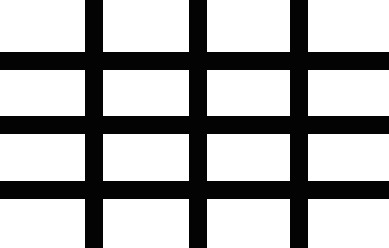
#> input picture media/img/map.jpg, 389 x 248 px
$ python sobel_grad.py   (older library calls are emulated)
#> lines starting #> are read from the running program, lines starting #| are printed output that depends on the picture
import cv2

if __name__ == '__main__':
    src = cv2.imread('../../media/img/map.jpg')
#> src is the input picture: shape (248, 389, 3); min 0, max 255, mean 172.8
    # dst = cv2.Sobel(src, -1, 1, 0)
    dst = cv2.Sobel(src, cv2.CV_32F, 1, 0)
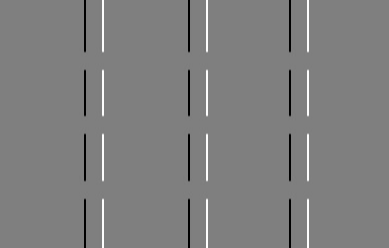
#> dst: shape (248, 389, 3) float32; min -1012, max 1017, mean 0; drawn with min black and max white
    dst = cv2.convertScaleAbs(dst)
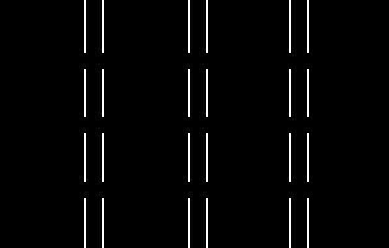
#> dst: shape (248, 389, 3); min 0, max 255, mean 6.6

    # dst1 = cv2.Sobel(src, -1, 0, 1)
    dst1 = cv2.Sobel(src, cv2.CV_32F, 0, 1)
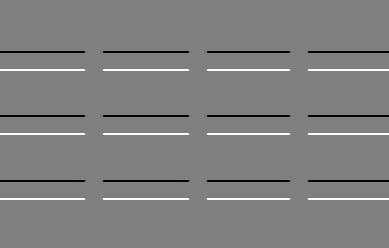
#> dst1: shape (248, 389, 3) float32; min -1016, max 1016, mean 0; drawn with min black and max white
    dst1 = cv2.convertScaleAbs(dst1)
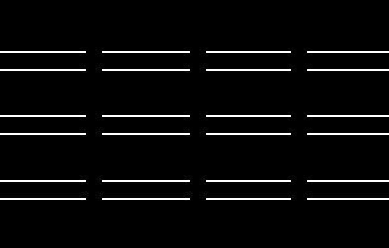
#> dst1: shape (248, 389, 3); min 0, max 255, mean 11.1

    cv2.imshow('Source', src)
    cv2.imshow('Dst', dst)
    cv2.imshow('Dst 1', dst1)

    cv2.waitKey(0)
    cv2.destroyAllWindows()
